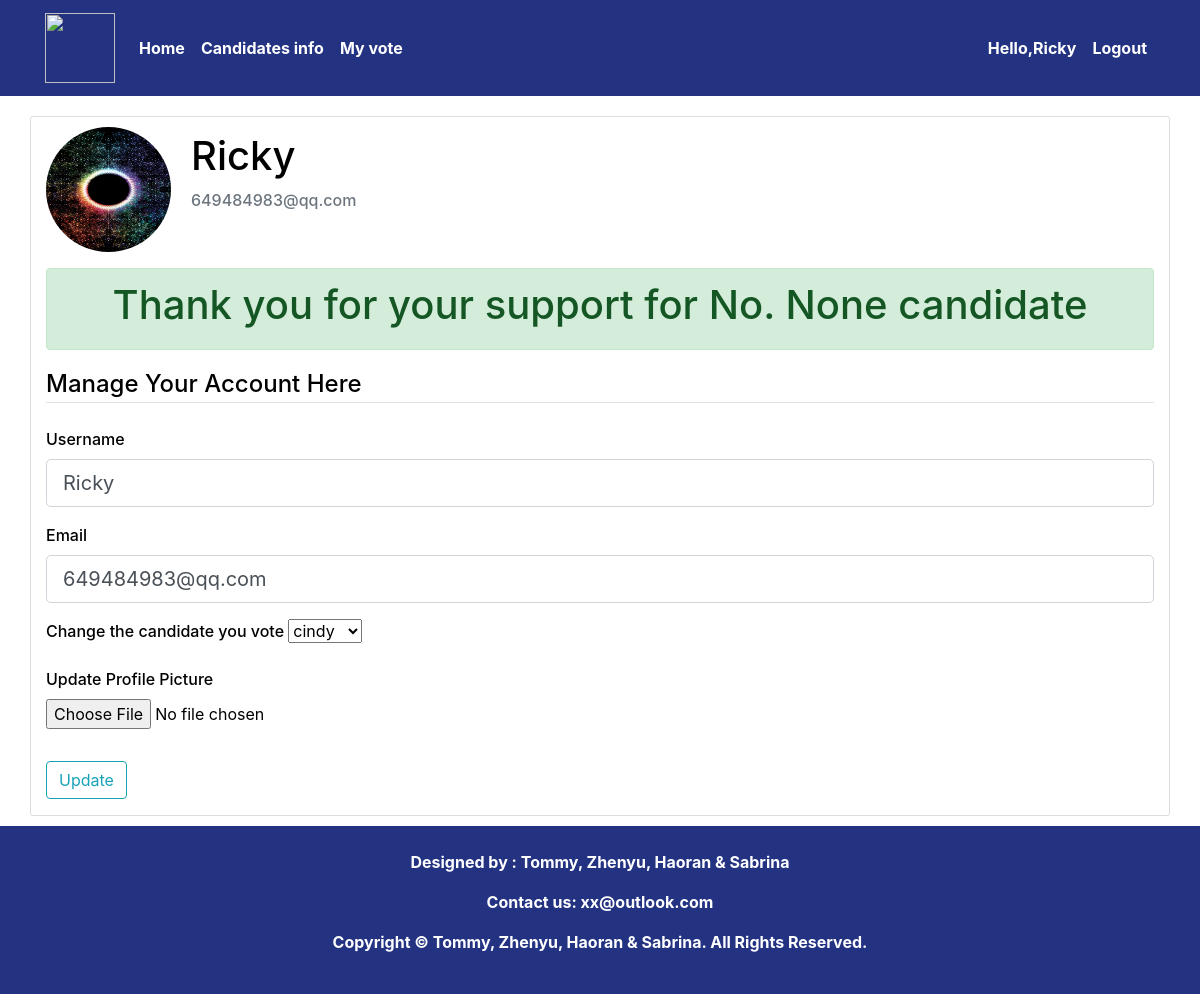
Page /account (signed in) on the committed database.
### package/models.py (models this page shows, shortened)
class User(db.Model, UserMixin):
    id = db.Column(db.Integer, primary_key=True)
    username = db.Column(db.String(20), unique=True, nullable=False)
    email = db.Column(db.String(120), unique=True, nullable=False)
    image_file = db.Column(db.String(20), nullable=False,
                           default='default.jpg')
    password = db.Column(db.String(60), nullable=False)
    is_admin = db.Column(db.Boolean, default=False)
    preference = db.Column(db.Integer, db.ForeignKey('candidate.id'))

### package/routes.py (the view)
@app.route('/account', methods=['GET', 'POST'])
@login_required
def account():
    form = UpdateAccountForm()
    form.preference.choices = [(candidate.id, candidate.name)
                               for candidate in Candidate.query.all()]
    if form.validate_on_submit():
        if form.picture.data:
            picture_file = save_picture(form.picture.data)
            current_user.image_file = picture_file
        current_user.username = form.username.data
        current_user.email = form.email.data
        current_user.preference = form.preference.data
        db.session.commit()
        flash('your account has been updated!', 'success')
        return redirect(url_for('account'))
    elif request.method == 'GET':
        form.username.data = current_user.username
        form.email.data = current_user.email
    image_file = url_for('static', filename='img/' + current_user.image_file)
    return render_template('account.html', title='account', image_file=image_file, form=form)

### package/forms.py (shortened to what this page needs)
class UpdateAccountForm(FlaskForm):
    username = StringField('Username', validators=[
                           DataRequired(), Length(min=2, max=20)])
    email = StringField('Email', validators=[DataRequired(), Email()])
    picture = FileField('Update Profile Picture', validators=[
                        FileAllowed(['jpg', 'png'])])
    preference = SelectField('Change the candidate you vote', choices=[
    ], validators=[DataRequired()], coerce=int)
    submit = SubmitField('Update')

### package/models.py (called while the page is built)
@login_manager.user_loader
def load_user(user_id):
    return User.query.get(int(user_id))

### package/templates/account.html (shortened to what this page needs)
{% extends "base.html" %}
{% block content %}
<link rel="stylesheet" type="text/css" href="{{ url_for('static',filename='account.css') }}" />
<div class="container box" style="text-align: left;">
    <div class="media">
        <img class="rounded-circle account-img" src="{{ image_file }}" alt="">
        <div class="media-body">
            <h2 class="account-heading">{{ current_user.username }}</h2>
            <p class="text-secondary">{{ current_user.email }}</p>
        </div>
    </div>
    <div class="alert alert-success text-center">
        {% if current_user.is_admin == True %}
        <h1>Hello admin!</h1>
        {% else %}
        <h1>Thank you for your support for No. {{ current_user.preference }} candidate</h1>
        {% endif %}
    </div>
    <form method="POST" action="" enctype="multipart/form-data">
        <fieldset class="form-group">
            <legend class="border-bottom mb-4">Manage Your Account Here</legend>
            <div class="form-group">
                {{ form.username.label(class="form-control-label")}}
                {% if form.username.errors %}
                {{ form.username(class="form-control-lg form-control is-invalid")}}
                <div class="invalid-feedback">
                    {% for error in form.username.errors %}
                    <span>{{ error }}</span>
                    {% endfor %}
                </div>
                {% else %}
                {{ form.username(class="form-control-lg form-control")}}
                {% endif %}
            </div>
            <div class="form-group">
                {{ form.email.label(class="form-control-label")}}
                {% if form.email.errors %}
                {{ form.email(class="form-control-lg form-control is-invalid")}}
                <div class="invalid-feedback">
                    {% for error in form.email.errors %}
                    <span>{{ error }}</span>
                    {% endfor %}
                </div>
                {% else %}
                {{ form.email(class="form-control-lg form-control")}}
                {% endif %}
            </div>
            <div class="form-group">
                {{ form.preference.label(class="form-control-label")}}
                {% if form.preference.errors %}
                {{ form.preference(class="form-control-lg form-control is-invalid")}}
                <div class="invalid-feedback">
                    {% for error in form.preference.errors %}
                    <span>{{ error }}</span>
                    {% endfor %}
                </div>
                {% else %}
                {{ form.preference}}
                {% endif %}
            </div>
            <div class="form-group">
                {{ form.picture.label() }}
                {{ form.picture(class="form-control-file") }}
            </div>
        </fieldset>
        <div class="form-group">
            {{ form.submit(class="btn btn-outline-info")}}
        </div>
    </form>
</div>
{% endblock content %}

### package/templates/base.html (shortened to what this page needs)
<!DOCTYPE html>
<html lang="en">
  <head>
    <link
      rel="stylesheet"
      href="https://stackpath.bootstrapcdn.com/bootstrap/4.4.1/css/bootstrap.min.css"
    />
    <link
      rel="stylesheet"
      type="text/css"
      href="{{ url_for('static',filename='base.css') }}"
    />
  </head>
  <body>
    <header>
      <nav class="navbar navbar-expand-lg navbar-dark" id="header">
        <div class="container">
          <a class="navbar-brand" href="{{ url_for('index') }}">
            <img
              src="https://www.uwastudentguild.com/site/themes/uwastudentguild/img/uwa-student-guild_web.png"
              alt=""
              width="70px"
              height="70px"
            />
          </a>
          <div class="collapse navbar-collapse" id="navbarToggler">
            <ul class="navbar-nav mr-auto mt-2 mt-lg-0">
              <li class="nav-item">
                <a class="nav-link" href="{{ url_for('index') }}">Home</a>
              </li>
              <li class="nav-item">
                <a class="nav-link" href="{{ url_for('candidate') }}"
                  >Candidates info</a
                >
              </li>
              <li class="nav-item">
                <a class="nav-link" href="{{ url_for('account') }}">My vote</a>
              </li>
            </ul>
            <ul class="navbar-nav mt-2 mt-lg-0">
              {% if current_user.is_authenticated %}
              <li class="nav-item">
                <a class="nav-link" href="{{ url_for('account') }}"
                  >Hello,{{current_user.username}}</a
                >
              </li>
              <li class="nav-item">
                <a class="nav-link" href="{{ url_for('logout') }}">Logout</a>
              </li>
              {% endif %}
            </ul>
          </div>
        </div>
      </nav>
    </header>
    {% block content%}{% endblock %}
    <footer class="footer" >
      <br>
      <p>Designed by : Tommy, Zhenyu, Haoran & Sabrina</p>
      <p>Contact us: <a href="#">xx@outlook.com</a></p>
      <p>Copyright © Tommy, Zhenyu, Haoran & Sabrina. All Rights Reserved.</p>
      <br>
    </footer>
  </body>
</html>

### package/static/base.css (style rules this page uses)
body { color:black; font-weight: 500; text-align: center; }
div#navbarToggler a, footer a, footer p { text-decoration: none; color: white; font-weight: 700; text-align: center; }
nav#header, footer { background-color: rgb(35, 51, 130); }
div#navbarToggler a, footer a, footer p { color: white; font-weight: 700; }

### package/static/account.css (style rules this page uses)
.box { margin-top: 20px; margin-bottom: 10px; border: 1px solid #dddddd; border-radius: 3px; }
.account-img { height: 125px; width: 125px; margin-right: 20px; margin-bottom: 16px; margin-top: 10px; }
.account-heading { font-size: 2.5rem; margin-top: 15px; }

### rows in the picture
User: username "Ricky", email "649484983@qq.com", preference "None", preference "cindy"
